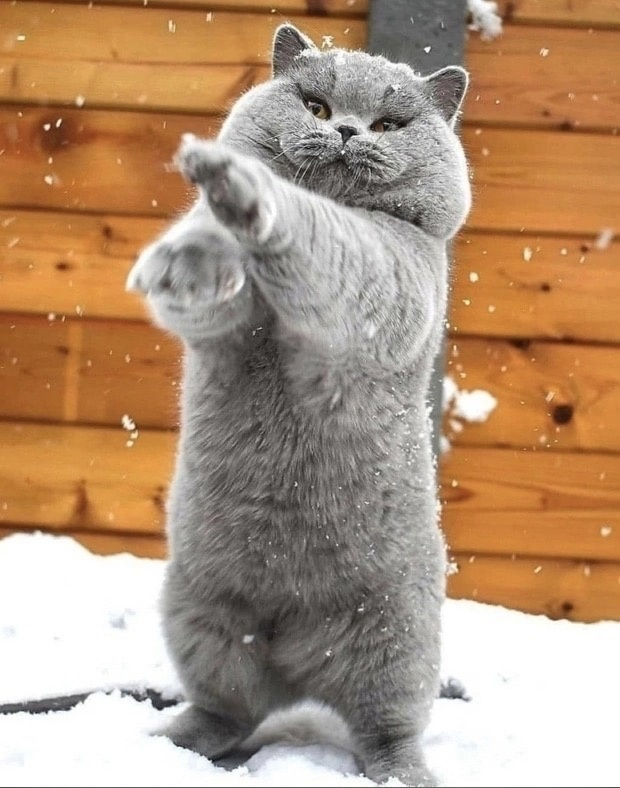
#> input picture notebooks/cat.jpg, 620 x 788 px
$ jupyter execute --allow-errors tasks.ipynb
#> lines starting #> are read from the running program, lines starting #| are printed output that depends on the picture
[cell 1]
import cv2
import numpy as np
from matplotlib import pyplot as plt

# Задание 3.1
Вычислить площадь s, периметр р, ширину w, высоту h, отношение ширины к высоте w/h, отношение площади изображения к площади описывающего прямоугольника s/(wh), эквивалентный диаметр, центр масс, моменты бинарного изображения.

[cell 2]
img = cv2.imread('cat.jpg', 0)
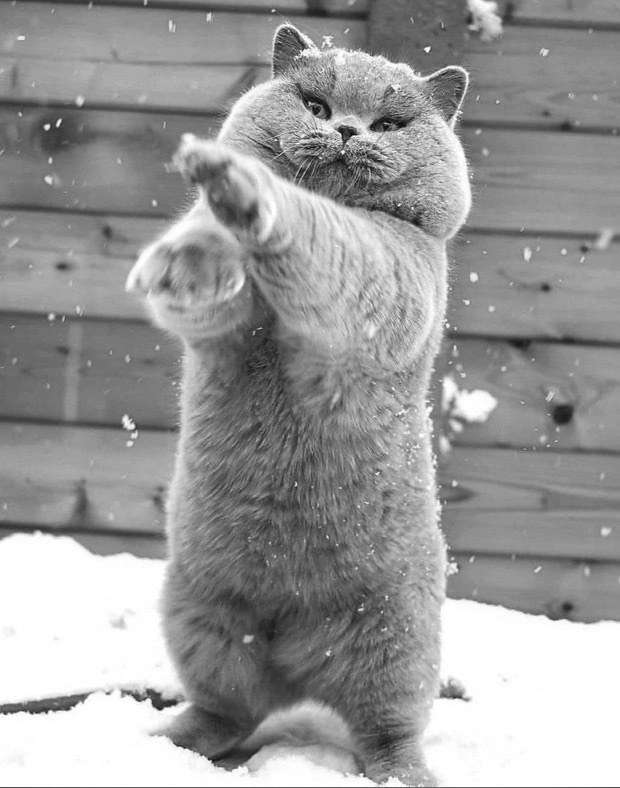
#> img: shape (788, 620); min 6, max 255, mean 153.9
imag = cv2.imread('cat.jpg', 0)
ret, thresh = cv2.threshold(img, 0, 255, 0)
#> thresh: shape (788, 620); every value is 255
#> (the rest of this cell did not finish here and is left out)

У функции findContours два возвращаемых значения: первое – контур, а второе – топологическая структура (иерархия). Контур (первое возвращаемое значение) – это список, в котором хранятся все контуры изображения. Каждый контур пред-
ставляет собой массив numpy, содержащий координаты точек границы объекта (x, y).

#> (a cell that did not finish here is left out)

# Задание 3.2
Используя изображение маски определить крайние точки, минимальное и максимальное значения и их координаты для бинарного изображения. Найти среднюю интенсивность изображения в градациях серого, ориентацию бинарного изображения с выделенной осью.

[cell 4]
img = cv2.imread('cat.jpg', 0)
imag = cv2.imread('cat.jpg', 1)
#> imag is the input picture: shape (788, 620, 3); mean B, G, R 121.7, 148.1, 177.6
